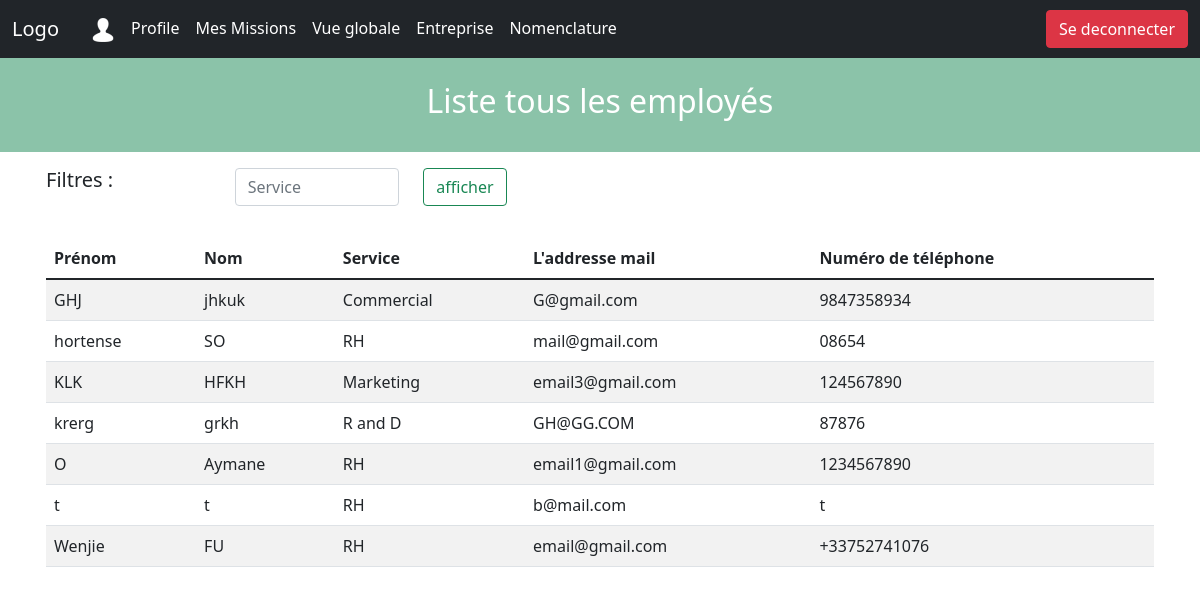
/ListeAllEmployes.php (signed in), run on the app's committed database.
### tables this page shows
CREATE TABLE IF NOT EXISTS `users` (
  `Id` varchar(60) NOT NULL,
  `role` enum('Administrateur','Employee') NOT NULL DEFAULT 'Employee',
  `firstName` varchar(60) NOT NULL,
  `lastName` varchar(60) NOT NULL,
  `email` varchar(100) NOT NULL,
  `phone` varchar(20) NOT NULL,
  `password` varchar(60) NOT NULL,
  `service` enum('Marketing','RH','R and D','Commercial','Administration') NOT NULL,
  PRIMARY KEY (`Id`),
  UNIQUE KEY `email` (`email`)
);

### services/dbFunctions.php (called while the page is built, shortened)
<?php
include_once "./classes/user.class.php";
function getAllUsers($service)
{
    include "./config/config.php";
    try {
        $pdo = new PDO("mysql:host=$server;dbname=$dbname", $user, $password);
        $pdo->setAttribute(PDO::ATTR_ERRMODE, PDO::ERRMODE_EXCEPTION);
        $sql = "SELECT DISTINCT * FROM `users` WHERE service LIKE ? ORDER BY firstName asc, lastName asc";
        $req = $pdo->prepare($sql);
        $req->execute(['%' . $service . '%']);
        $result = $req->fetchAll();
        $users = [];
        foreach ($result as $user) {
            $users[] = new User($user["firstName"], $user["lastName"], $user["email"], $user["password"], $user["role"], $user["service"], $user["phone"], $user["Id"]);
        }
        return [
            "status" => "success",
            "result" => $users
        ];
    } catch (PDOException $e) {
        return [
            "status" => "error",
            "message" => "Connection failed: " . $e->getMessage()
        ];
    }
}

### classes/user.class.php (called while the page is built, shortened)
<?php
class User
{
    private $firstname;
    private $lastname;
    private $email;
    private $service;
    private $phone;
    public function __construct($firstname, $lastname, $email, $password, $role, $service, $phone, $id = null)
    {
        $this->firstname = $firstname;
        $this->lastname = $lastname;
        $this->email = $email;
        $this->service = $service;
        $this->phone = $phone;
    }
    public function getPhone()
    {
        return $this->phone;
    }
    public function getFirstname()
    {
        return $this->firstname;
    }
    public function getLastname()
    {
        return $this->lastname;
    }
    public function getEmail()
    {
        return $this->email;
    }
    public function getService()
    {
        return $this->service;
    }
}

### ListeAllEmployes.php (the view, shortened to what this page needs)
<!DOCTYPE html>
<html lang="fr">
<head>
    <link href="https://cdn.jsdelivr.net/npm/bootstrap@5.1.3/dist/css/bootstrap.min.css" rel="stylesheet"
>
</head>
<body>
    <?php
    include "navbar.php";
    include "services/dbFunctions.php";
    ?>
    <div class="container-fluid p-4 bg-success text-white text-center bg-opacity-50">
        <h2>Liste tous les employés</h2>
    </div>
    <form class="container p-3" method="post" action="ListeAllEmployes.php">
        <div class="row">
            <p class="h5 col-2">Filtres : </p>
            <div class="col-2">
                <input class="form-control" list="serviceOptions" id="service" name="service" placeholder="Service">
            </div>
            <div class="col-2">
                <input class="btn btn-outline-success bg-opacity-50" type="submit" name="afficher" value="afficher" />
            </div>
        </div>
    </form>
    <div class="container p-3">
        <table class="table table-striped table-reponsive-sm">
            <thead>
                <tr>
                    <th>Prénom</th>
                    <th>Nom</th>
                    <th>Service</th>
                    <th>L'addresse mail</th>
                    <th>Numéro de téléphone</th>
                </tr>
            </thead>
            <tbody>
                <?php
                $serviceSelect = "";
                $result = getAllUsers($serviceSelect);
                $listeUsers = $result["result"];
                foreach ($listeUsers as $user) {
                ?>
                <tr>
                    <td><?php echo $user->getFirstname() ?></td>
                    <td><?php echo $user->getLastname() ?></td>
                    <td><?php echo $user->getService() ?></td>
                    <td><?php echo $user->getEmail() ?></td>
                    <td><?php echo $user->getPhone() ?></td>
                </tr>
                <?php }
                ?>
            </tbody>
        </table>
    </div>
</body>
</html>

### data on the page
users: firstName "GHJ", lastName "jhkuk", service "Commercial", email "G@gmail.com", phone "9847358934"
users: firstName "hortense", lastName "SO", service "RH", email "mail@gmail.com", phone "08654"
users: firstName "KLK", lastName "HFKH", service "Marketing", email "email3@gmail.com", phone "124567890"
users: firstName "krerg", lastName "grkh", service "R and D", email "GH@GG.COM", phone "87876"
users: firstName "O", lastName "Aymane", service "RH", email "email1@gmail.com", phone "1234567890"
users: firstName "t", lastName "t", service "RH", email "b@mail.com", phone "t"
users: firstName "Wenjie", lastName "FU", service "RH", email "email@gmail.com", phone "+33752741076"
